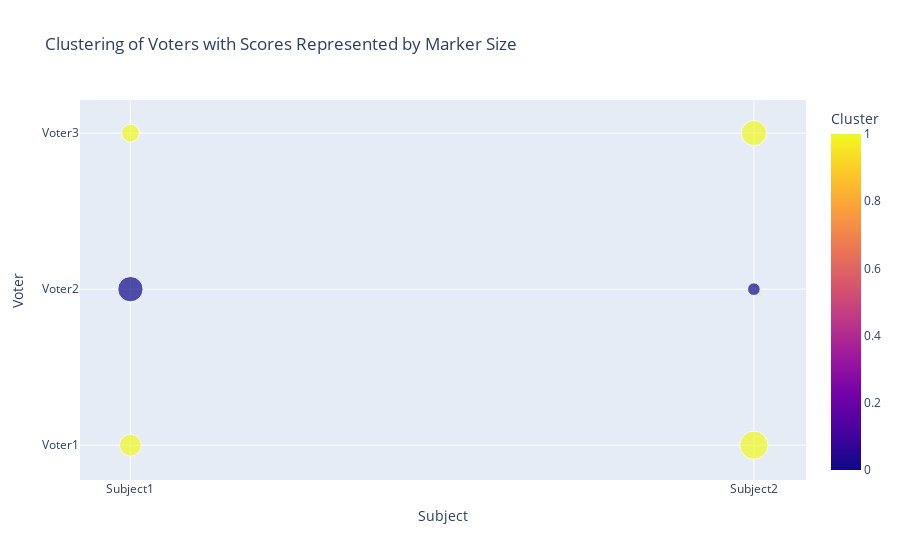

Notebook code cell kept with this figure:
### Code cell
import pandas as pd
from sklearn.cluster import KMeans
import plotly.express as px

# Sample data
data = {
    'Voter': ['Voter1', 'Voter1', 'Voter2', 'Voter2', 'Voter3', 'Voter3'],
    'Subject': ['Subject1', 'Subject2', 'Subject1', 'Subject2', 'Subject1', 'Subject2'],
    'Score': [3, 5, 4, 1, 2, 4]
}
df = pd.DataFrame(data)

# Pivot the data to get a Voter-Subject matrix
pivot_df = df.pivot(index='Voter', columns='Subject', values='Score').fillna(0)

# Apply KMeans clustering
kmeans = KMeans(n_clusters=2, random_state=42)
pivot_df['Cluster'] = kmeans.fit_predict(pivot_df)

# Merge cluster labels with the original data
df = df.merge(pivot_df['Cluster'], on='Voter', how='left')

# Plot with marker size based on 'Score'
fig = px.scatter(df, x='Subject', y='Voter', color='Cluster', size='Score',
                 title="Clustering of Voters with Scores Represented by Marker Size",
                 labels={'Score': 'Score', 'Cluster': 'Cluster'},
                 size_max=20)  # size_max controls the maximum marker size

fig.show()

### Figure 1 — Plotly figure (JSON) as saved in the notebook; plotly's stock layout.template omitted (floating-point values rounded to 4 significant figures)
{"data": [{"hovertemplate": "Subject=%{x}<br>Voter=%{y}<br>Score=%{marker.size}<br>Cluster=%{marker.color}<extra></extra>", "legendgroup": "", "marker": {"color": [1, 1, 0, 0, 1, 1], "coloraxis": "coloraxis", "size": [3, 5, 4, 1, 2, 4], "sizemode": "area", "sizeref": 0.0125, "symbol": "circle"}, "mode": "markers", "name": "", "orientation": "v", "showlegend": false, "type": "scatter", "x": ["Subject1", "Subject2", "Subject1", "Subject2", "Subject1", "Subject2"], "xaxis": "x", "y": ["Voter1", "Voter1", "Voter2", "Voter2", "Voter3", "Voter3"], "yaxis": "y"}], "layout": {"coloraxis": {"colorbar": {"title": {"text": "Cluster"}}, "colorscale": [[0, "#0d0887"], [0.1111, "#46039f"], [0.2222, "#7201a8"], [0.3333, "#9c179e"], [0.4444, "#bd3786"], [0.5556, "#d8576b"], [0.6667, "#ed7953"], [0.7778, "#fb9f3a"], [0.8889, "#fdca26"], [1, "#f0f921"]]}, "legend": {"itemsizing": "constant", "tracegroupgap": 0}, "title": {"text": "Clustering of Voters with Scores Represented by Marker Size"}, "xaxis": {"anchor": "y", "domain": [0, 1], "title": {"text": "Subject"}}, "yaxis": {"anchor": "x", "domain": [0, 1], "title": {"text": "Voter"}}}}
